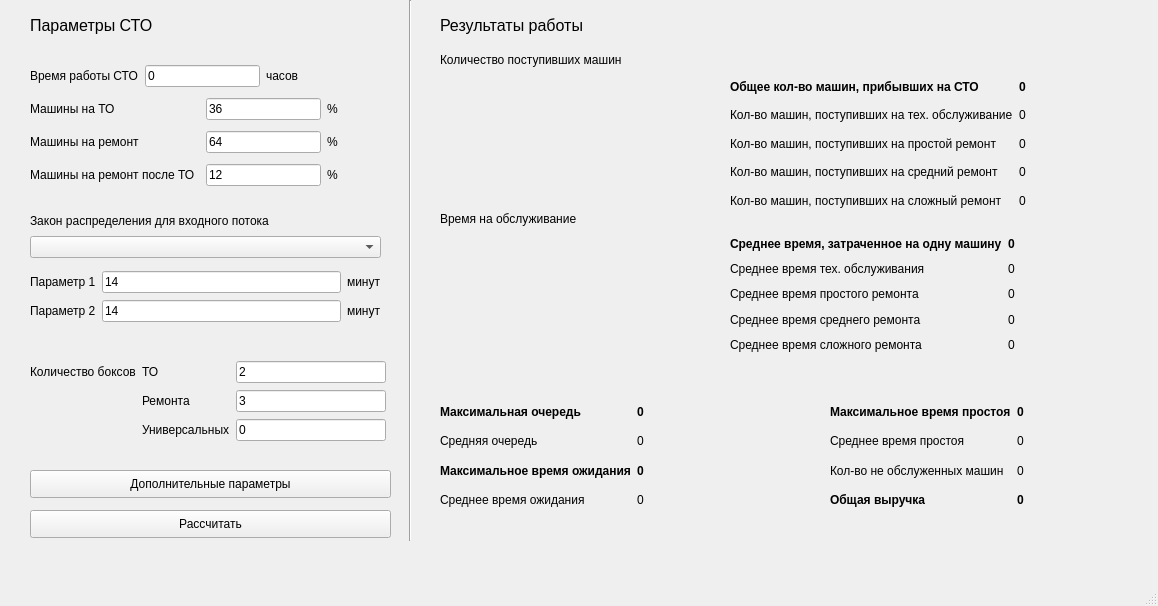
<?xml version="1.0" encoding="UTF-8"?>
<ui version="4.0">
 <class>MainWindow</class>
 <widget class="QMainWindow" name="MainWindow">
  <property name="geometry">
   <rect>
    <x>0</x>
    <y>0</y>
    <width>1158</width>
    <height>606</height>
   </rect>
  </property>
  <property name="windowTitle">
   <string>MainWindow</string>
  </property>
  <widget class="QWidget" name="centralwidget">
   <widget class="QLabel" name="label">
    <property name="geometry">
     <rect>
      <x>30</x>
      <y>10</y>
      <width>171</width>
      <height>31</height>
     </rect>
    </property>
    <property name="font">
     <font>
      <pointsize>12</pointsize>
      <weight>50</weight>
      <bold>false</bold>
      <underline>false</underline>
     </font>
    </property>
    <property name="text">
     <string>Параметры СТО</string>
    </property>
   </widget>
   <widget class="QPushButton" name="pushButton">
    <property name="geometry">
     <rect>
      <x>30</x>
      <y>470</y>
      <width>361</width>
      <height>28</height>
     </rect>
    </property>
    <property name="text">
     <string>Дополнительные параметры</string>
    </property>
   </widget>
   <widget class="QPushButton" name="pushButton_2">
    <property name="geometry">
     <rect>
      <x>30</x>
      <y>510</y>
      <width>361</width>
      <height>28</height>
     </rect>
    </property>
    <property name="text">
     <string>Рассчитать</string>
    </property>
   </widget>
   <widget class="Line" name="line">
    <property name="geometry">
     <rect>
      <x>400</x>
      <y>0</y>
      <width>20</width>
      <height>541</height>
     </rect>
    </property>
    <property name="orientation">
     <enum>Qt::Vertical</enum>
    </property>
   </widget>
   <widget class="QLabel" name="label_17">
    <property name="geometry">
     <rect>
      <x>440</x>
      <y>10</y>
      <width>231</width>
      <height>31</height>
     </rect>
    </property>
    <property name="font">
     <font>
      <pointsize>12</pointsize>
     </font>
    </property>
    <property name="text">
     <string>Результаты работы</string>
    </property>
   </widget>
   <widget class="QLabel" name="label_18">
    <property name="geometry">
     <rect>
      <x>440</x>
      <y>211</y>
      <width>143</width>
      <height>16</height>
     </rect>
    </property>
    <property name="text">
     <string>Время на обслуживание</string>
    </property>
   </widget>
   <widget class="QLabel" name="label_21">
    <property name="geometry">
     <rect>
      <x>440</x>
      <y>52</y>
      <width>191</width>
      <height>16</height>
     </rect>
    </property>
    <property name="text">
     <string>Количество поступивших машин</string>
    </property>
   </widget>
   <widget class="QWidget" name="layoutWidget">
    <property name="geometry">
     <rect>
      <x>30</x>
      <y>60</y>
      <width>351</width>
      <height>134</height>
     </rect>
    </property>
    <layout class="QGridLayout" name="gridLayout">
     <item row="1" column="0">
      <widget class="QLabel" name="label_4">
       <property name="text">
        <string>Машины на ТО</string>
       </property>
      </widget>
     </item>
     <item row="3" column="0" colspan="2">
      <widget class="QLabel" name="label_6">
       <property name="text">
        <string>Машины на ремонт после ТО</string>
       </property>
      </widget>
     </item>
     <item row="2" column="0">
      <widget class="QLabel" name="label_5">
       <property name="text">
        <string>Машины на ремонт</string>
       </property>
      </widget>
     </item>
     <item row="0" column="3">
      <widget class="QLabel" name="label_3">
       <property name="text">
        <string>часов</string>
       </property>
      </widget>
     </item>
     <item row="2" column="4">
      <widget class="QLabel" name="label_8">
       <property name="text">
        <string>%</string>
       </property>
      </widget>
     </item>
     <item row="3" column="2" colspan="2">
      <widget class="QLineEdit" name="lineEdit_4">
       <property name="text">
        <string>12</string>
       </property>
      </widget>
     </item>
     <item row="3" column="4">
      <widget class="QLabel" name="label_9">
       <property name="text">
        <string>%</string>
       </property>
      </widget>
     </item>
     <item row="1" column="2" colspan="2">
      <widget class="QLineEdit" name="lineEdit_2">
       <property name="text">
        <string>36</string>
       </property>
      </widget>
     </item>
     <item row="1" column="4">
      <widget class="QLabel" name="label_7">
       <property name="text">
        <string>%</string>
       </property>
      </widget>
     </item>
     <item row="0" column="1" colspan="2">
      <widget class="QLineEdit" name="lineEdit">
       <property name="text">
        <string>0</string>
       </property>
      </widget>
     </item>
     <item row="2" column="2" colspan="2">
      <widget class="QLineEdit" name="lineEdit_3">
       <property name="text">
        <string>64</string>
       </property>
      </widget>
     </item>
     <item row="0" column="0">
      <widget class="QLabel" name="label_2">
       <property name="text">
        <string>Время работы СТО</string>
       </property>
      </widget>
     </item>
    </layout>
   </widget>
   <widget class="QWidget" name="layoutWidget">
    <property name="geometry">
     <rect>
      <x>30</x>
      <y>211</y>
      <width>351</width>
      <height>47</height>
     </rect>
    </property>
    <layout class="QGridLayout" name="gridLayout_2">
     <item row="0" column="0" colspan="2">
      <widget class="QLabel" name="label_10">
       <property name="text">
        <string>Закон распределения для входного потока</string>
       </property>
      </widget>
     </item>
     <item row="1" column="0" colspan="2">
      <widget class="QComboBox" name="comboBox"/>
     </item>
    </layout>
   </widget>
   <widget class="QWidget" name="layoutWidget">
    <property name="geometry">
     <rect>
      <x>30</x>
      <y>360</y>
      <width>356</width>
      <height>82</height>
     </rect>
    </property>
    <layout class="QGridLayout" name="gridLayout_3">
     <item row="0" column="0">
      <widget class="QLabel" name="label_13">
       <property name="text">
        <string>Количество боксов</string>
       </property>
      </widget>
     </item>
     <item row="0" column="1">
      <widget class="QLabel" name="label_14">
       <property name="text">
        <string>ТО</string>
       </property>
      </widget>
     </item>
     <item row="0" column="2">
      <widget class="QLineEdit" name="lineEdit_6">
       <property name="text">
        <string>2</string>
       </property>
      </widget>
     </item>
     <item row="1" column="1">
      <widget class="QLabel" name="label_15">
       <property name="text">
        <string>Ремонта</string>
       </property>
      </widget>
     </item>
     <item row="1" column="2">
      <widget class="QLineEdit" name="lineEdit_7">
       <property name="text">
        <string>3</string>
       </property>
      </widget>
     </item>
     <item row="2" column="1">
      <widget class="QLabel" name="label_16">
       <property name="text">
        <string>Универсальных</string>
       </property>
      </widget>
     </item>
     <item row="2" column="2">
      <widget class="QLineEdit" name="lineEdit_8">
       <property name="text">
        <string>0</string>
       </property>
      </widget>
     </item>
    </layout>
   </widget>
   <widget class="QWidget" name="layoutWidget">
    <property name="geometry">
     <rect>
      <x>730</x>
      <y>75</y>
      <width>401</width>
      <height>137</height>
     </rect>
    </property>
    <layout class="QGridLayout" name="gridLayout_4">
     <item row="4" column="0">
      <widget class="QLabel" name="label_29">
       <property name="text">
        <string>Кол-во машин, поступивших на сложный ремонт</string>
       </property>
      </widget>
     </item>
     <item row="0" column="1">
      <widget class="QLabel" name="label_kol">
       <property name="font">
        <font>
         <weight>75</weight>
         <bold>true</bold>
        </font>
       </property>
       <property name="styleSheet">
        <string notr="true">QLabel {
  qproperty-alignment: 'AlignVCenter | AlignRight';
  border: 1px solid gray;
}

background-color : white;</string>
       </property>
       <property name="text">
        <string>0</string>
       </property>
      </widget>
     </item>
     <item row="0" column="0">
      <widget class="QLabel" name="label_24">
       <property name="font">
        <font>
         <weight>75</weight>
         <bold>true</bold>
        </font>
       </property>
       <property name="text">
        <string>Общее кол-во машин, прибывших на СТО</string>
       </property>
      </widget>
     </item>
     <item row="1" column="1">
      <widget class="QLabel" name="label_j">
       <property name="styleSheet">
        <string notr="true">QLabel {
  qproperty-alignment: 'AlignVCenter | AlignRight';
  border: 1px solid gray;
}

background-color : white;</string>
       </property>
       <property name="text">
        <string>0</string>
       </property>
      </widget>
     </item>
     <item row="2" column="1">
      <widget class="QLabel" name="label_r1">
       <property name="styleSheet">
        <string notr="true">QLabel {
  qproperty-alignment: 'AlignVCenter | AlignRight';
  border: 1px solid gray;
}

background-color : white;</string>
       </property>
       <property name="text">
        <string>0</string>
       </property>
      </widget>
     </item>
     <item row="2" column="0">
      <widget class="QLabel" name="label_26">
       <property name="text">
        <string>Кол-во машин, поступивших на простой ремонт</string>
       </property>
      </widget>
     </item>
     <item row="3" column="1">
      <widget class="QLabel" name="label_r2">
       <property name="styleSheet">
        <string notr="true">QLabel {
  qproperty-alignment: 'AlignVCenter | AlignRight';
  border: 1px solid gray;
}

background-color : white;</string>
       </property>
       <property name="text">
        <string>0</string>
       </property>
      </widget>
     </item>
     <item row="1" column="0">
      <widget class="QLabel" name="label_19">
       <property name="text">
        <string>Кол-во машин, поступивших на тех. обслуживание</string>
       </property>
      </widget>
     </item>
     <item row="3" column="0">
      <widget class="QLabel" name="label_28">
       <property name="text">
        <string>Кол-во машин, поступивших на средний ремонт</string>
       </property>
      </widget>
     </item>
     <item row="4" column="1">
      <widget class="QLabel" name="label_r3">
       <property name="styleSheet">
        <string notr="true">QLabel {
  qproperty-alignment: 'AlignVCenter | AlignRight';
  border: 1px solid gray;
}

background-color : white;</string>
       </property>
       <property name="text">
        <string>0</string>
       </property>
      </widget>
     </item>
    </layout>
   </widget>
   <widget class="QWidget" name="layoutWidget">
    <property name="geometry">
     <rect>
      <x>730</x>
      <y>234</y>
      <width>401</width>
      <height>120</height>
     </rect>
    </property>
    <layout class="QGridLayout" name="gridLayout_6">
     <item row="0" column="0">
      <widget class="QLabel" name="label_22">
       <property name="font">
        <font>
         <weight>75</weight>
         <bold>true</bold>
        </font>
       </property>
       <property name="text">
        <string>Среднее время, затраченное на одну машину</string>
       </property>
      </widget>
     </item>
     <item row="0" column="1">
      <widget class="QLabel" name="label_allTime">
       <property name="font">
        <font>
         <weight>75</weight>
         <bold>true</bold>
        </font>
       </property>
       <property name="styleSheet">
        <string notr="true">QLabel {
  qproperty-alignment: 'AlignVCenter | AlignRight';
  border: 1px solid gray;
}

background-color : white;</string>
       </property>
       <property name="text">
        <string>0</string>
       </property>
      </widget>
     </item>
     <item row="1" column="0">
      <widget class="QLabel" name="label_25">
       <property name="text">
        <string>Среднее время тех. обслуживания</string>
       </property>
      </widget>
     </item>
     <item row="1" column="1">
      <widget class="QLabel" name="label_t_to">
       <property name="styleSheet">
        <string notr="true">QLabel {
  qproperty-alignment: 'AlignVCenter | AlignRight';
  border: 1px solid gray;
}

background-color : white;</string>
       </property>
       <property name="text">
        <string>0</string>
       </property>
      </widget>
     </item>
     <item row="2" column="0">
      <widget class="QLabel" name="label_23">
       <property name="text">
        <string>Среднее время простого ремонта</string>
       </property>
      </widget>
     </item>
     <item row="2" column="1">
      <widget class="QLabel" name="label_t_pr">
       <property name="styleSheet">
        <string notr="true">QLabel {
  qproperty-alignment: 'AlignVCenter | AlignRight';
  border: 1px solid gray;
}

background-color : white;</string>
       </property>
       <property name="text">
        <string>0</string>
       </property>
      </widget>
     </item>
     <item row="3" column="0">
      <widget class="QLabel" name="label_20">
       <property name="text">
        <string>Среднее время среднего ремонта</string>
       </property>
      </widget>
     </item>
     <item row="3" column="1">
      <widget class="QLabel" name="label_t_sr">
       <property name="styleSheet">
        <string notr="true">QLabel {
  qproperty-alignment: 'AlignVCenter | AlignRight';
  border: 1px solid gray;
}

background-color : white;</string>
       </property>
       <property name="text">
        <string>0</string>
       </property>
      </widget>
     </item>
     <item row="4" column="0">
      <widget class="QLabel" name="label_27">
       <property name="text">
        <string>Среднее время сложного ремонта</string>
       </property>
      </widget>
     </item>
     <item row="4" column="1">
      <widget class="QLabel" name="label_t_sl">
       <property name="styleSheet">
        <string notr="true">QLabel {
  qproperty-alignment: 'AlignVCenter | AlignRight';
  border: 1px solid gray;
}

background-color : white;</string>
       </property>
       <property name="text">
        <string>0</string>
       </property>
      </widget>
     </item>
    </layout>
   </widget>
   <widget class="QWidget" name="layoutWidget">
    <property name="geometry">
     <rect>
      <x>830</x>
      <y>400</y>
      <width>301</width>
      <height>111</height>
     </rect>
    </property>
    <layout class="QGridLayout" name="gridLayout_7">
     <item row="0" column="0">
      <widget class="QLabel" name="label_34">
       <property name="font">
        <font>
         <weight>75</weight>
         <bold>true</bold>
        </font>
       </property>
       <property name="text">
        <string>Максимальное время простоя</string>
       </property>
      </widget>
     </item>
     <item row="0" column="1">
      <widget class="QLabel" name="label_max_td">
       <property name="font">
        <font>
         <weight>75</weight>
         <bold>true</bold>
        </font>
       </property>
       <property name="styleSheet">
        <string notr="true">QLabel {
  qproperty-alignment: 'AlignVCenter | AlignRight';
  border: 1px solid gray;
}

background-color : white;</string>
       </property>
       <property name="text">
        <string>0</string>
       </property>
      </widget>
     </item>
     <item row="1" column="0">
      <widget class="QLabel" name="label_35">
       <property name="text">
        <string>Среднее время простоя</string>
       </property>
      </widget>
     </item>
     <item row="1" column="1">
      <widget class="QLabel" name="label_sr_td">
       <property name="styleSheet">
        <string notr="true">QLabel {
  qproperty-alignment: 'AlignVCenter | AlignRight';
  border: 1px solid gray;
}

background-color : white;</string>
       </property>
       <property name="text">
        <string>0</string>
       </property>
      </widget>
     </item>
     <item row="2" column="0">
      <widget class="QLabel" name="label_36">
       <property name="text">
        <string>Кол-во не обслуженных машин</string>
       </property>
      </widget>
     </item>
     <item row="2" column="1">
      <widget class="QLabel" name="label_non_r">
       <property name="styleSheet">
        <string notr="true">QLabel {
  qproperty-alignment: 'AlignVCenter | AlignRight';
  border: 1px solid gray;
}

background-color : white;</string>
       </property>
       <property name="text">
        <string>0</string>
       </property>
      </widget>
     </item>
     <item row="3" column="0">
      <widget class="QLabel" name="label_37">
       <property name="font">
        <font>
         <weight>75</weight>
         <bold>true</bold>
        </font>
       </property>
       <property name="text">
        <string>Общая выручка</string>
       </property>
      </widget>
     </item>
     <item row="3" column="1">
      <widget class="QLabel" name="label_sum">
       <property name="font">
        <font>
         <weight>75</weight>
         <bold>true</bold>
        </font>
       </property>
       <property name="styleSheet">
        <string notr="true">QLabel {
  qproperty-alignment: 'AlignVCenter | AlignRight';
  border: 1px solid gray;
}

background-color : white;</string>
       </property>
       <property name="text">
        <string>0</string>
       </property>
      </widget>
     </item>
    </layout>
   </widget>
   <widget class="QWidget" name="layoutWidget">
    <property name="geometry">
     <rect>
      <x>440</x>
      <y>400</y>
      <width>311</width>
      <height>111</height>
     </rect>
    </property>
    <layout class="QGridLayout" name="gridLayout_5">
     <item row="0" column="0">
      <widget class="QLabel" name="label_30">
       <property name="font">
        <font>
         <weight>75</weight>
         <bold>true</bold>
        </font>
       </property>
       <property name="text">
        <string>Максимальная очередь</string>
       </property>
      </widget>
     </item>
     <item row="0" column="1">
      <widget class="QLabel" name="label_max_q">
       <property name="font">
        <font>
         <weight>75</weight>
         <bold>true</bold>
        </font>
       </property>
       <property name="styleSheet">
        <string notr="true">QLabel {
  qproperty-alignment: 'AlignVCenter | AlignRight';
  border: 1px solid gray;
}

background-color : white;</string>
       </property>
       <property name="text">
        <string>0</string>
       </property>
      </widget>
     </item>
     <item row="1" column="0">
      <widget class="QLabel" name="label_31">
       <property name="text">
        <string>Средняя очередь</string>
       </property>
      </widget>
     </item>
     <item row="1" column="1">
      <widget class="QLabel" name="label_sr_q">
       <property name="styleSheet">
        <string notr="true">QLabel {
  qproperty-alignment: 'AlignVCenter | AlignRight';
  border: 1px solid gray;
}

background-color : white;</string>
       </property>
       <property name="text">
        <string>0</string>
       </property>
      </widget>
     </item>
     <item row="2" column="0">
      <widget class="QLabel" name="label_32">
       <property name="font">
        <font>
         <weight>75</weight>
         <bold>true</bold>
        </font>
       </property>
       <property name="text">
        <string>Максимальное время ожидания</string>
       </property>
      </widget>
     </item>
     <item row="2" column="1">
      <widget class="QLabel" name="label_max_t">
       <property name="font">
        <font>
         <weight>75</weight>
         <bold>true</bold>
        </font>
       </property>
       <property name="styleSheet">
        <string notr="true">QLabel {
  qproperty-alignment: 'AlignVCenter | AlignRight';
  border: 1px solid gray;
}

background-color : white;</string>
       </property>
       <property name="text">
        <string>0</string>
       </property>
      </widget>
     </item>
     <item row="3" column="0">
      <widget class="QLabel" name="label_33">
       <property name="text">
        <string>Среднее время ожидания</string>
       </property>
      </widget>
     </item>
     <item row="3" column="1">
      <widget class="QLabel" name="label_sr_t">
       <property name="styleSheet">
        <string notr="true">QLabel {
  qproperty-alignment: 'AlignVCenter | AlignRight';
  border: 1px solid gray;
}

background-color : white;</string>
       </property>
       <property name="text">
        <string>0</string>
       </property>
      </widget>
     </item>
    </layout>
   </widget>
   <widget class="QCustomPlot" name="customPlot" native="true">
    <property name="geometry">
     <rect>
      <x>440</x>
      <y>80</y>
      <width>281</width>
      <height>121</height>
     </rect>
    </property>
   </widget>
   <widget class="QCustomPlot" name="customPlot_2" native="true">
    <property name="geometry">
     <rect>
      <x>440</x>
      <y>230</y>
      <width>281</width>
      <height>121</height>
     </rect>
    </property>
   </widget>
   <widget class="QWidget" name="layoutWidget">
    <property name="geometry">
     <rect>
      <x>30</x>
      <y>270</y>
      <width>351</width>
      <height>53</height>
     </rect>
    </property>
    <layout class="QGridLayout" name="gridLayout_8">
     <item row="0" column="0">
      <widget class="QLabel" name="label_11">
       <property name="text">
        <string>Параметр 1</string>
       </property>
      </widget>
     </item>
     <item row="0" column="1">
      <widget class="QLineEdit" name="lineEdit_5">
       <property name="text">
        <string>14</string>
       </property>
      </widget>
     </item>
     <item row="0" column="2">
      <widget class="QLabel" name="label_12">
       <property name="text">
        <string>минут</string>
       </property>
      </widget>
     </item>
     <item row="1" column="0">
      <widget class="QLabel" name="label_39">
       <property name="text">
        <string>Параметр 2</string>
       </property>
      </widget>
     </item>
     <item row="1" column="1">
      <widget class="QLineEdit" name="lineEdit_9">
       <property name="text">
        <string>14</string>
       </property>
      </widget>
     </item>
     <item row="1" column="2">
      <widget class="QLabel" name="label_38">
       <property name="text">
        <string>минут</string>
       </property>
      </widget>
     </item>
    </layout>
   </widget>
  </widget>
  <widget class="QMenuBar" name="menubar">
   <property name="geometry">
    <rect>
     <x>0</x>
     <y>0</y>
     <width>1158</width>
     <height>26</height>
    </rect>
   </property>
  </widget>
  <widget class="QStatusBar" name="statusbar"/>
 </widget>
 <customwidgets>
  <customwidget>
   <class>QCustomPlot</class>
   <extends>QWidget</extends>
   <header>qcustomplot.h</header>
   <container>1</container>
  </customwidget>
 </customwidgets>
 <resources/>
 <connections/>
</ui>
